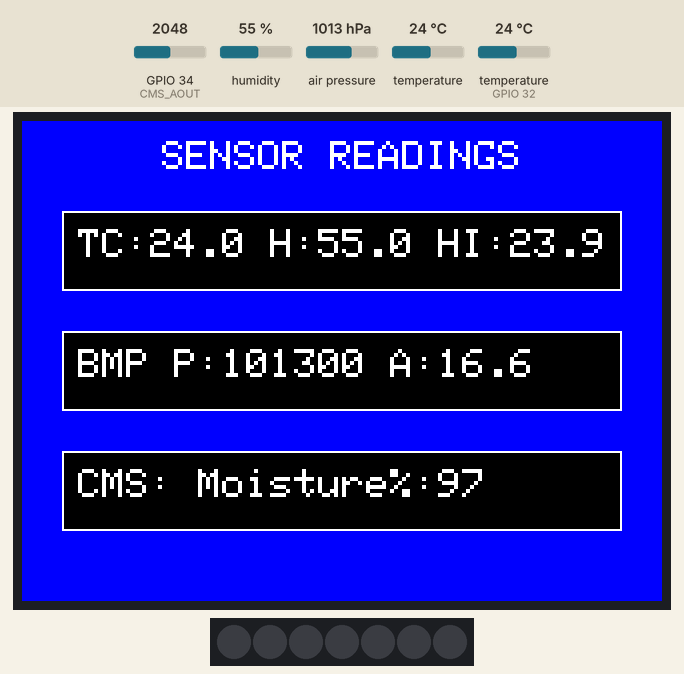
A sketch run on a simulated ESP32. Shown: 320×240 colour display, 7 RGB LEDs in strip order, left to right. The inputs (shaded band) are chosen by the test bench; at power-on: humidity 55 %, air pressure 1013 hPa, GPIO 34 (CMS_AOUT) = 2048, temperature (sensor on GPIO 32) 24 °C, temperature 24 °C. Dim RGB values are drawn brighter than linear; WiFi joins after 1.5 s; servers stay silent unless stated; the local clock reads 2024-03-15 10:24:30 at power-on unless the sketch sets it; random numbers use the default seed unless the sketch sets one; no MQTT or app messages arrive unless stated; what the sketch prints to the serial monitor is not drawn.

Above: at 4.4 s.
4.5 s: humidity set to 22 %
At 5.8 s:
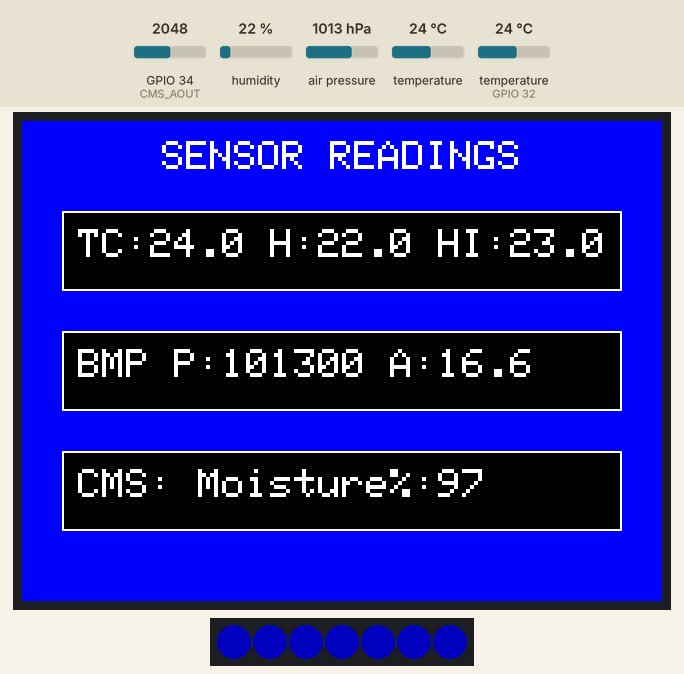
9.1 s: humidity set to 40 %
At 11.2 s:
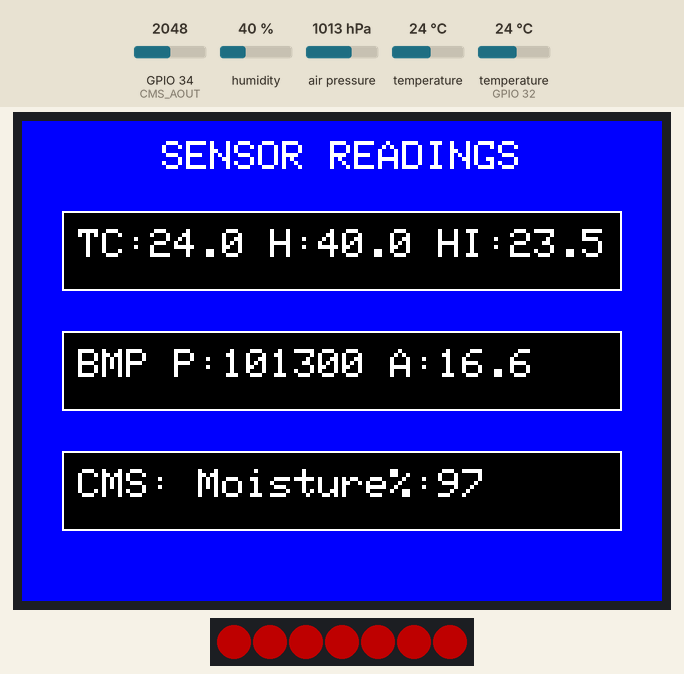
13.4 s: air pressure set to 952 hPa
At 15.3 s:
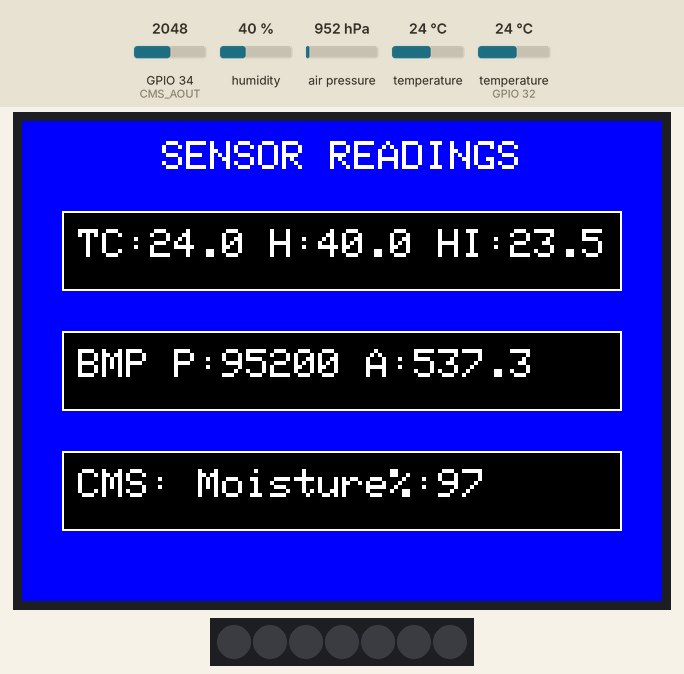
15.6 s: GPIO 34 (CMS_AOUT) set to 2866
17.7 s: temperature (sensor on GPIO 32) set to 12 °C
At 19.6 s:
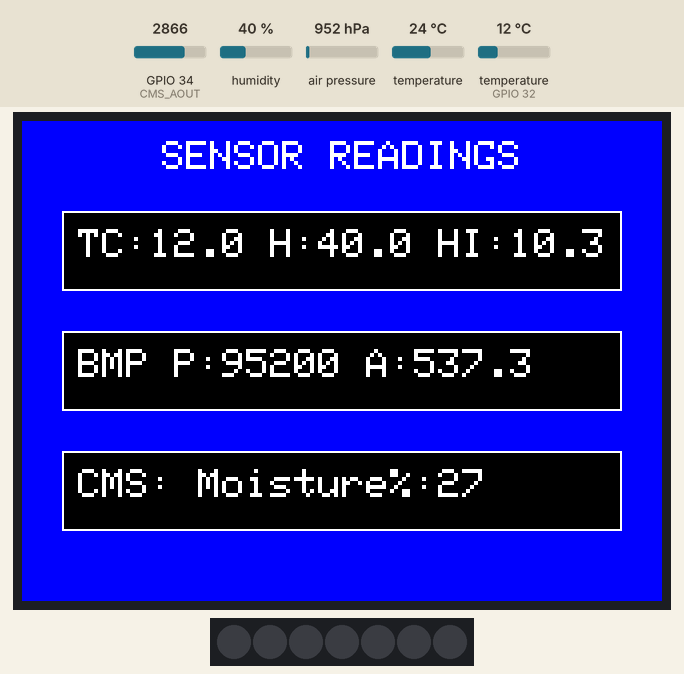
19.9 s: air pressure set to 975 hPa
At 21.7 s:
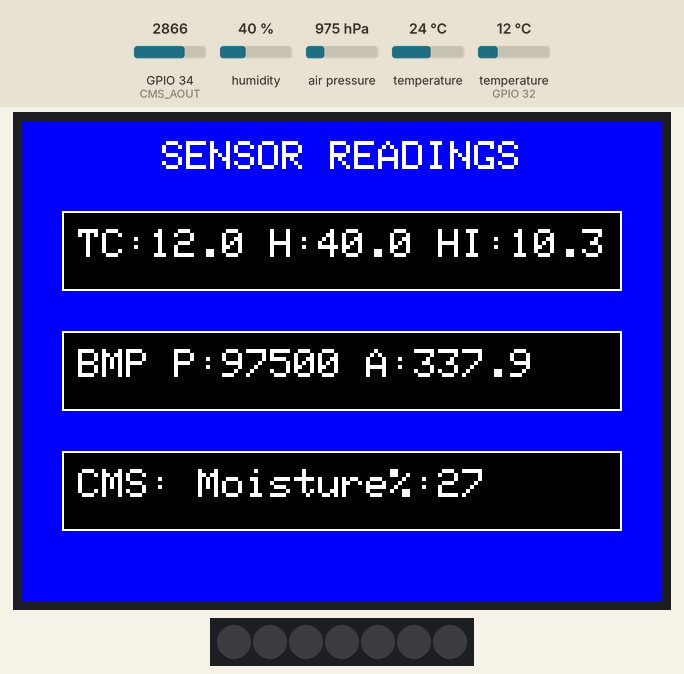
Timing chart, 0 to 23.0 s (numbered marks = the images above; inputs shaded):
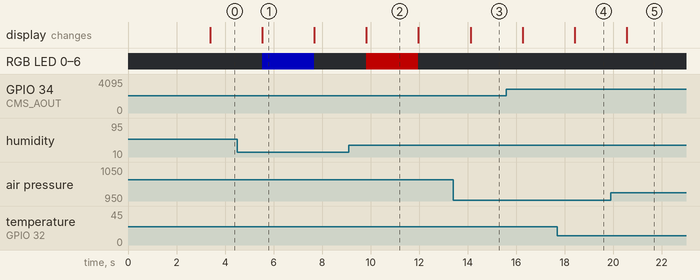

The sketch:

hardware.ino
```cpp
#include <Wire.h>
#include "Adafruit_BMP280.h"
#include "Adafruit_Sensor.h"
#include "DHT.h"

// FASTLED LIBRARY
#include <FastLED.h>

#ifndef _WIFI_H
#include <WiFi.h>
#endif

#ifndef STDLIB_H
#include <stdlib.h>
#endif

#ifndef STDIO_H
#include <stdio.h>
#endif

#ifndef ARDUINO_H
#include <Arduino.h>
#endif

//////////////////////////////////////////////////////
// TFT LIBRARIES BELOW//
#include <SPI.h>
#include "Adafruit_GFX.h"
#include "Adafruit_ILI9341.h"
#include <ArduinoJson.h>
//////////////////////////////////////////////////////

// MQTT CLIENT CONFIG
static const char* pubtopic      = "620171852";
static const char* subtopic[]    = {"620171852_sub", "/elet2415"};
static const char* mqtt_server   = "www.yanacreations.com";
static uint16_t mqtt_port        = 1883;

// WIFI CREDENTIALS
//const char* ssid = "ARRIS-F53D";
//const char* password = "70DFF79FF53D";
// const char* ssid = "gadfa’s iPhone";
// const char* password = "12345678";
const char* ssid = "MonaConnect";
const char* password = "";

// ---------- Prototypes needed by helper headers ----------
void callback(char* topic, byte* payload, unsigned int length);
void vUpdate(void *pvParameters);
void vButtonCheck(void *pvParameters);
unsigned long getTimeStamp(void);
bool publish(const char *topic, const char *payload);
void loopSerial(void);

// ---------- Task handles expected by helper headers ----------
TaskHandle_t xMQTT_Connect = NULL;
TaskHandle_t xNTPHandle = NULL;
TaskHandle_t xLOOPHandle = NULL;
TaskHandle_t xUpdateHandle = NULL;
TaskHandle_t xButtonCheckeHandle = NULL;

//############### IMPORT HEADER FILES ##################
#ifndef NTP_H
#include "NTP.h"
#endif

#ifndef MQTT_H
#include "mqtt.h"
#endif
////////////////////////////////////////////////////////


// WS2812 below
#define ledarray 13
#define NUM_LEDS 7
#define LED_TYPE WS2812B
#define COLOR_ORDER GRB

CRGB leds[NUM_LEDS];

// BMP280 below
#define BMP_SCL 22
#define BMP_SDA 21

// DHT22 BELOW
#define DHTPIN 32
#define DHTTYPE DHT22

// C_MOISTURE_S BELOW
#define CMS_AOUT 34

int dryValue = 3183;
int wetValue = 2018;

//////////////////////////
// TFT PINS DEFINED BELOW//
#define TFT_DC    27
#define TFT_CS    5
#define TFT_RST   14
#define TFT_CLK   18
#define TFT_MOSI  23
#define TFT_MISO  19
/////////////////////////

Adafruit_BMP280 bmp;
DHT dht(DHTPIN, DHTTYPE);
Adafruit_ILI9341 tft = Adafruit_ILI9341(TFT_CS, TFT_DC, TFT_RST);

// stores previous humidity reading
float previousHumidity = -1.0;

// ---------- Global sensor values used by loop(), vUpdate(), loopSerial() ----------
float temB = 0.0;
float PR = 0.0;
float Alt = 0.0;

float temD = 0.0;
float temDFaren = 0.0;
float humidity = 0.0;

float hif = 0.0;
float hic = 0.0;

int j = 0;
int percent = 0;

// ----------------------------
// Helper function to draw box
// ----------------------------
void drawReadingBox(int x, int y, int w, int h, String text) {
  tft.fillRect(x, y, w, h, ILI9341_BLACK);
  tft.drawRect(x, y, w, h, ILI9341_WHITE);
  tft.setCursor(x + 8, y + 9);
  tft.setTextColor(ILI9341_WHITE);
  tft.setTextSize(2);
  tft.print(text);
}

// ----------------------------
// Draw full TFT screen layout
// ----------------------------
void updateTFT(float temD, float humidity, float hic, float PR, float Alt, int percent) {
  tft.fillScreen(ILI9341_BLUE);

  tft.setTextColor(ILI9341_WHITE);
  tft.setTextSize(2);

  String title = "SENSOR READINGS";
  int16_t x1, y1;
  uint16_t w, h;
  tft.getTextBounds(title, 0, 0, &x1, &y1, &w, &h);
  int titleX = (320 - w) / 2;
  tft.setCursor(titleX, 10);
  tft.print(title);

  String line1 = "TC:" + String(temD, 1) +
                 " H:" + String(humidity, 1) +
                 " HI:" + String(hic, 1);

  String line2 = "BMP P:" + String(PR, 0) +
                 " A:" + String(Alt, 1);

  String line3 = "CMS: Moisture%:" + String(percent);

  drawReadingBox(20, 45, 280, 40, line1);
  drawReadingBox(20, 105, 280, 40, line2);
  drawReadingBox(20, 165, 280, 40, line3);
}

// ----------------------------
// FASTLED helper functions
// ----------------------------
void setAllLEDs(CRGB color) {
  for (int i = 0; i < NUM_LEDS; i++) {
    leds[i] = color;
  }
  FastLED.show();
}

void updateLEDFromHumidity(float humidity) {
  if (previousHumidity < 0) {
    previousHumidity = humidity;
    setAllLEDs(CRGB::Black);
    return;
  }

  float threshold = 0.2;

  if (humidity > previousHumidity + threshold) {
    setAllLEDs(CRGB::Red);
    Serial.println("Humidity increased -> LEDs RED");
  }
  else if (humidity < previousHumidity - threshold) {
    setAllLEDs(CRGB::Blue);
    Serial.println("Humidity decreased -> LEDs BLUE");
  }
  else {
    setAllLEDs(CRGB::Black);
    Serial.println("Humidity unchanged -> LEDs OFF");
  }

  previousHumidity = humidity;
}

void setup() {
  Serial.begin(115200);

  Wire.begin(BMP_SDA, BMP_SCL);
  dht.begin();

  while (!bmp.begin(0x76)) {
    Serial.print("Wrong Address OR circuit issues");
  }

  tft.begin();
  tft.setRotation(1);
  tft.fillScreen(ILI9341_BLUE);

  FastLED.addLeds<LED_TYPE, ledarray, COLOR_ORDER>(leds, NUM_LEDS);
  FastLED.setBrightness(80);
  FastLED.clear();
  FastLED.show();

  tft.setTextColor(ILI9341_WHITE);
  tft.setTextSize(2);
  tft.setCursor(70, 110);
  tft.print("Starting sensors...");
  delay(1500);

  initialize();
}

void loop() {
  // BMP280
  temB = bmp.readTemperature();
  PR = bmp.readPressure();
  Alt = bmp.readAltitude(1015);

  // DHT22
  temD = dht.readTemperature();
  temDFaren = dht.readTemperature(true);
  humidity = dht.readHumidity();

  // Compute heat index
  hif = dht.computeHeatIndex(temDFaren, humidity);
  hic = dht.computeHeatIndex(temD, humidity, false);

  if (isnan(humidity) || isnan(temD) || isnan(temDFaren)) {
    Serial.println(F("Failed to read from DHT sensor!"));

    tft.fillScreen(ILI9341_BLUE);
    tft.setTextColor(ILI9341_WHITE);
    tft.setTextSize(2);
    tft.setCursor(30, 120);
    tft.print("Failed to read DHT sensor");

    setAllLEDs(CRGB::Black);
    delay(2000);
    return;
  }

  // CMS
  j = analogRead(CMS_AOUT);
  percent = map(j, dryValue, wetValue, 0, 100);
  percent = constrain(percent, 0, 100);

  loopSerial();

  updateTFT(temD, humidity, hic, PR, Alt, percent);
  updateLEDFromHumidity(humidity);

  delay(2000);
}

//####################################################################
//#                          UTIL FUNCTIONS                          #
//####################################################################
void vButtonCheck(void * pvParameters) {
  configASSERT(((uint32_t) pvParameters) == 1);

  for (;;) {
    vTaskDelay(200 / portTICK_PERIOD_MS);
  }
}

void vUpdate(void * pvParameters) {
  configASSERT(((uint32_t) pvParameters) == 1);

  for (;;) {
    StaticJsonDocument<256> doc;
    char message[512] = {0};

    doc["id"] = "620171852";
    doc["timestamp"] = getTimeStamp();
    doc["temperature_dht_c"] = temD;
    doc["temperature_bmp_c"] = temB;
    doc["humidity_pct"] = humidity;
    doc["heat_index_c"] = hic;
    doc["pressure_pa"] = PR;
    doc["altitude_m"] = Alt;
    doc["moisture_pct"] = percent;

    serializeJson(doc, message);

    if (mqtt.connected()) {
      publish(pubtopic, message);
    }

    vTaskDelay(3000 / portTICK_PERIOD_MS);
  }
}

unsigned long getTimeStamp(void) {
  time_t now;
  time(&now);
  return (unsigned long) now;
}

void callback(char* topic, byte* payload, unsigned int length) {
  Serial.println("CALLBACK FIRED");
  Serial.printf("RX topic=%s len=%u\n", topic, length);
  Serial.printf("\nMessage received : ( topic: %s ) \n", topic);

  char *received = new char[length + 1] {0};

  for (unsigned int i = 0; i < length; i++) {
    received[i] = (char) payload[i];
  }

  Serial.printf("Payload : %s \n", received);

  StaticJsonDocument<256> doc;
  DeserializationError error = deserializeJson(doc, received);

  if (error) {
    Serial.print("deserializeJson() failed: ");
    Serial.println(error.c_str());
    delete[] received;
    return;
  }

  delete[] received;
}

bool publish(const char *topic, const char *payload) {
  bool res = false;
  try {
    res = mqtt.publish(topic, payload);
    if (!res) {
      res = false;
      throw false;
    }
  }
  catch (...) {
    Serial.printf("\nError (%d) >> Unable to publish message\n", res);
  }
  return res;
}

void loopSerial(void) {
  Serial.print(F("BMP280 reads temperature as ")); Serial.println(temB);
  Serial.print(F("Pressure in pascals is ")); Serial.println(PR);
  Serial.print(F("Altitude= ")); Serial.println(Alt);
  Serial.println();

  Serial.print(F("DHT reads temperature as ")); Serial.println(temD);
  Serial.print(F("DHT Fahrenheit temp= ")); Serial.println(temDFaren);
  Serial.print(F("DHT Humidity= ")); Serial.println(humidity);
  Serial.print(F("Heat Index: Cels | Fahren = ( "));
  Serial.print(hic);
  Serial.print(" | ");
  Serial.print(hif);
  Serial.println(" )");
  Serial.println();

  Serial.print(F("Raw value is: ")); Serial.println(j);
  Serial.print(F("Moisture% is: ")); Serial.println(percent);
  Serial.println();
}
```

NTP.h
```cpp
//#############################################################################################
//#                                                                                           #
//#                                      NTP HEADER FILE                                      #
//#                                                                                           #
//#############################################################################################

/*
          GOAL
1. Maintain accurate date and time regardless of internet connectivity

          TASKS
1. Get current date and time from NTP server and then adjust ESP32's system time, every minute once there is internet connectivity
2. Update system time from SPIFFS after a restart
3. Update SPIFFS from system time every minute
4. Publish timestampUpdate to PI every minute once PI is ON
5. Print date and time every minute

*/

#ifndef _NTP_H
#define _NTP_H 1
#endif

#ifndef _WIFI_H
#include <WiFi.h>
#endif

#ifndef _TIME_H
#include "time.h"
#endif

#ifndef _SNTP_H
#include "sntp.h"
#endif


// HELP FULL WEBPAGES
// https://www.tutorialspoint.com/c_standard_library/c_function_strftime.htm
// https://pubs.opengroup.org/onlinepubs/009695399/basedefs/time.h.html
// https://pubs.opengroup.org/onlinepubs/9699919799/    Search usine keyword "time" in searchbox
// https://www.epochconverter.com/programming/c
// https://www.timeanddate.com/worldclock/jamaica/kingston
// https://pubs.opengroup.org/onlinepubs/7908799/xsh/systime.h.html
// https://www.gnu.org/software/libc/manual/html_node/TZ-Variable.html
// https://forum.arduino.cc/t/esp32-settimeofday-functionality-giving-odd-results/676136

class Ntp {

  private:
          const char* ntpServer           = "north-america.pool.ntp.org";  //"pool.ntp.org";
          const char* ntpServer1          = "pool.ntp.org";
          const char* ntpServer2          = "time.nist.gov";
          const long  gmtOffset_sec       = -5*3600;
          const int   daylightOffset_sec  = 0;
          int         currenttime         = 0;
          const char* time_zone           = "EST+5EDT,M3.2.0/2,M11.1.0/2"; //"CET-1CEST,M3.5.0,M10.5.0/3";  // TimeZone rule for Europe/Rome including daylight adjustment rules (optional)


  public:
        unsigned long epochTime;
        Ntp(const char* process){
          Serial.println(process);
        }

        static void printLocalTime(){
            struct tm timeinfo;
            if(!getLocalTime(&timeinfo)){
              Serial.println("No time available (yet)");
              return;
            }
            // Serial.println(&timeinfo, "%A, %B %d %Y %H:%M:%S");
             Serial.println(&timeinfo, "%B %d, %Y    %I:%M %p");
        }

        // Callback function (get's called when time adjusts via NTP)
        static void timeavailable(struct timeval *t) {
          Serial.println("Got time adjustment from NTP!");
          printLocalTime();
        }

        unsigned long getTime(){
          // RETURNS TIMESTAMP FOR CURRENT TIME FROM NTP SERVER
              time_t now;
              struct tm timeinfo;

              // get time from ntp server first and save to system
              if (!getLocalTime(&timeinfo)) {
                Serial.println("Failed to obtain time, NTP");
                return(0);
              }
              // Serial.println(&timeinfo, "%B %d, %Y    %I:%M %p");
              // Retrieve time[Timestamp] from system and save to &now variable
              time(&now);
              return now;
        }

        unsigned long getTimeStamp(void){
            // RETURNS 10 DIGIT TIMESTAMP REPRESENTING CURRENT TIME
            time_t now;
            time(&now); // Retrieve time[Timestamp] from system and save to &now variable
            return now;
        }

        void setup(){
            // set notification call-back function
            sntp_set_time_sync_notification_cb( timeavailable );
            /**
              * NTP server address could be aquired via DHCP,
              *
              * NOTE: This call should be made BEFORE esp32 aquires IP address via DHCP,
              * otherwise SNTP option 42 would be rejected by default.
              * NOTE: configTime() function call if made AFTER DHCP-client run
              * will OVERRIDE aquired NTP server address
              */
            sntp_servermode_dhcp(1);    // (optional)
            /**
            * This will set configured ntp servers and constant TimeZone/daylightOffset
            * should be OK if your time zone does not need to adjust daylightOffset twice a year,
            * in such a case time adjustment won't be handled automagicaly.
            */
            // configTime(gmtOffset_sec, daylightOffset_sec, ntpServer1, ntpServer2);
            configTzTime(this->time_zone, ntpServer1, ntpServer2);
        }


};


// NTP TASK
void vNTP( void * pvParameters ) {
  configASSERT( ( ( uint32_t ) pvParameters ) == 1 );
  Ntp NTP = Ntp("NTP PROTOCOL INITIATED"); // Instatiate NTP Class
  NTP.setup(); // Config NTP

 for( ;; ) {
      // NTP.printLocalTime();     // it will take some time to sync time :)
      // NTP.getTime();
      // checkHEAP("NTP");
      vTaskDelay(60000/ portTICK_PERIOD_MS);  // DELAY FOR 5 SECONDS
    }
 }


// Function that creates a task.
void vNTPFunction( void ) {
    BaseType_t xReturned;

    // Create the task, storing the handle.
    xReturned = xTaskCreatePinnedToCore(
                    vNTP,               // Function that implements the task.
                    "NTP Protocol",     // Text name for the task.
                    16384,               // Stack size (Bytes in ESP32, words in Vanilla FreeRTOS)
                    ( void * ) 1,       // Parameter passed into the task.
                    12,                  // Priority at which the task is created.
                    &xNTPHandle,        // Used to pass out the created task's handle.
                    1);                 // ESP Core to run task on.

    if( xReturned == pdPASS ) {
      // The task was created.  Use the task's handle to delete the task.
      //  Serial.println("NTP PROTOCOL TASK CREATED");
    }
    else {
       Serial.println("UNABLE TO CREATE NTP PROTOCOL TASK");
    }
}
```

Source omitted: mqtt.h (11541 bytes)

Measured:
- after the input at 4.5 s, RGB LED 0–6: off → RGB(0, 0, 80) after 1.0 s, → off 2.1 s later; the display: changes after 1.0 s (image 1)
- after the input at 9.1 s, RGB LED 0–6: off → RGB(80, 0, 0) after 0.72 s, → off 2.1 s later; the display: changes after 0.72 s (image 2)
- after the input at 13.4 s, the display: changes after 0.72 s (image 3)
- after the input at 17.7 s, the display: changes after 0.71 s (image 4)
- after the input at 19.9 s, the display: changes after 0.66 s (image 5)
- what the display in image 1 shows lasts 2.2 s, from 5.5 s to 7.7 s
